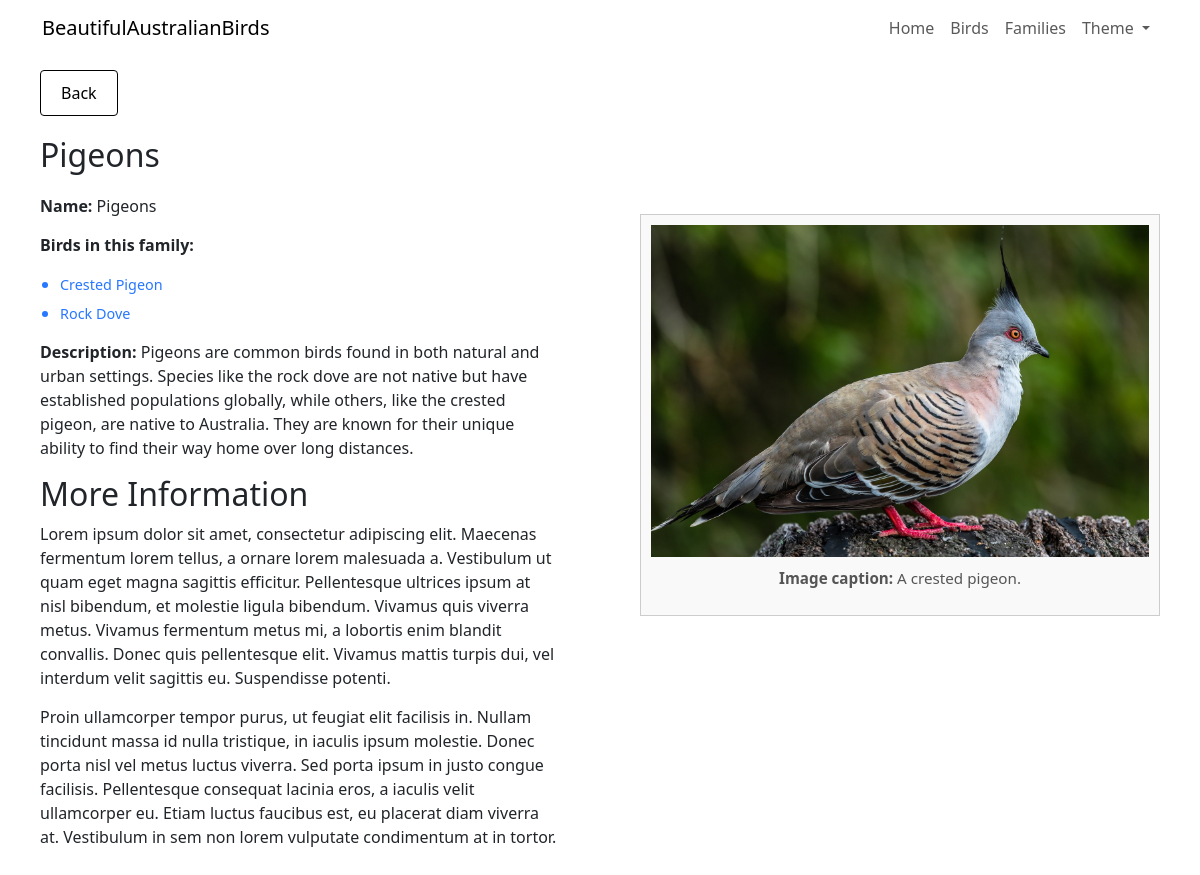
Screenshot of /moreInfo/families?family-ID=3 with the database file from the repository.
### tables this page shows
CREATE TABLE Families (
    family_ID INTEGER PRIMARY KEY AUTOINCREMENT,
    name TEXT NOT NULL,
    description TEXT NOT NULL,
    image_ID INTEGER NOT NULL,
    FOREIGN KEY (image_ID) REFERENCES Images(image_ID) 
);

CREATE TABLE Birds (
    bird_ID INTEGER PRIMARY KEY AUTOINCREMENT,
    name TEXT NOT NULL,
    scientific_name TEXT NOT NULL,
    family_ID INTEGER NOT NULL,
    size INTEGER NOT NULL,
    description TEXT NOT NULL,
    image_ID INTEGER NOT NULL,
    FOREIGN KEY (family_ID) REFERENCES Families(family_ID),
    FOREIGN KEY (image_ID) REFERENCES Images(image_ID) 
);

CREATE TABLE Images (
    image_ID INTEGER PRIMARY KEY AUTOINCREMENT,
    file_name TEXT NOT NULL,
    alt_text TEXT NOT NULL,
    caption TEXT NOT NULL
);

### main.py (the view)
@app.route("/moreInfo/families", methods=["GET"])
def moreInfoFamilies():
    family_ID = request.args.get('family-ID')
    familyInfo = db.getFamilyInfo(family_ID)
    return render_template("moreInfoFamilies.html", familyInfo=familyInfo)

### templates/moreInfoFamilies.html (shortened to what this page needs)
<!DOCTYPE html>
<html lang="en" class="no-theme-transition">
  <head>
    <link rel="stylesheet" href="{{ url_for('static', filename='styles.css') }}">
    <link rel="stylesheet" href="https://cdn.jsdelivr.net/npm/bootstrap@5.3.3/dist/css/bootstrap.min.css">
  </head>
  <body>
    <header class="fixed-top bg-white">
      <nav class="navbar navbar-expand-lg navbar-light">
        <div class="container">
            <a class="navbar-brand" href="/">BeautifulAustralianBirds</a>
            <div class="collapse navbar-collapse" id="mainNav">
                <ul class="navbar-nav ms-auto">
                  <li class="nav-item"><a class="nav-link" href="/">Home</a></li>
                  <li class="nav-item"><a class="nav-link" href="/#birds">Birds</a></li>
                  <li class="nav-item"><a class="nav-link" href="/#families">Families</a></li>
                  <li class="nav-item dropdown" id="themeDropdown">
                      <a class="nav-link dropdown-toggle" href="javascript:void(0)" id="themeDropdownLink"
                        role="button" data-bs-toggle="dropdown" aria-expanded="false">
                        Theme
                      </a>
                  </li>
                </ul>
            </div>
        </div>
      </nav>
    </header>
    <div class="left-column">
      <button class="back-button" id="backButton">Back</button>
      <h1>{{familyInfo["family_name"]}}</h1>
      <p><b>Name:</b> {{familyInfo["family_name"]}}</p>
      <p><b>Birds in this family:</b></p>
      <ul>
        {% for bird in familyInfo["birds_in_family"] %}
        <li style="color: #2777ff !important;"><a style="color: #2777ff !important;" href="/moreInfo/birds?bird-ID={{bird['bird_ID']}}">{{bird["bird_name"]}}</a></li>
        {% endfor %}
      </ul>
      <p><b>Description:</b> {{familyInfo["family_description"]}}</p>
      <div class="lorem">
          <h2>More Information</h2>
          <p>Lorem ipsum dolor sit amet, consectetur adipiscing elit. Maecenas fermentum lorem tellus, a ornare lorem malesuada a. Vestibulum ut quam eget magna sagittis efficitur. Pellentesque ultrices ipsum at nisl bibendum, et molestie ligula bibendum. Vivamus quis viverra metus. Vivamus fermentum metus mi, a lobortis enim blandit convallis. Donec quis pellentesque elit. Vivamus mattis turpis dui, vel interdum velit sagittis eu. Suspendisse potenti.</p>
          <p>Proin ullamcorper tempor purus, ut feugiat elit facilisis in. Nullam tincidunt massa id nulla tristique, in iaculis ipsum molestie. Donec porta nisl vel metus luctus viverra. Sed porta ipsum in justo congue facilisis. Pellentesque consequat lacinia eros, a iaculis velit ullamcorper eu. Etiam luctus faucibus est, eu placerat diam viverra at. Vestibulum in sem non lorem vulputate condimentum at in tortor.</p>
      </div>
    </div>
    <div class="right-column">
        <div class="image-box">
            <img
              id="focusImage"
              class="zoomable"
              alt="{{familyInfo['image_alt_text']}}"
              src="{{ url_for('static', filename='assets/images/' + familyInfo['image_file_name'])}}"
            >
            <p class="image-caption"><b>Image caption:</b> {{familyInfo["image_caption"]}}</p>
        </div>
    </div>
  </body>
</html>

### static/styles.css (style rules this page uses)
html { scroll-behavior: smooth; }
body { background-color: white; color: black; font-family: Arial, sans-serif; padding-top: 30px; }
nav { background-color: transparent; }
html, body, .navbar, .card, .main, .section, .families, .birds, .hero, select, .image-box { transition: background-color 1s ease; }
.left-column { width: 50%; padding: 40px; box-sizing: border-box; overflow-y: auto; align-self: flex-start; }
.left-column a { text-decoration: none; font-size: 0.9rem; }
.left-column h1 { font-size: 2rem; margin-bottom: 20px; }
.left-column p { line-height: 1.5; margin-bottom: 15px; font-size: 1rem; }
.left-column p b { font-weight: 600; }
.left-column ul { list-style-type: disc; padding-left: 20px; margin-bottom: 15px; font-size: 1rem; }
.left-column ul li { margin-bottom: 5px; }
.right-column { width: 50%; box-sizing: border-box; padding: 40px; display: flex; align-items: center; justify-content: center; }
.image-box { border: 1px solid #ccc; padding: 10px; box-sizing: border-box; background-color: #f9f9f9; text-align: center; max-height: 80vh; display: flex; flex-direction: column; justify-content: space-between; }
.image-box img { max-width: 100%; height: auto; border: none; display: block; margin: 0 auto; }
.image-caption { margin-top: 10px; font-size: 0.95rem; color: #555; }
.back-button { display: inline-block; margin-bottom: 20px; padding: 10px 20px; text-decoration: none; color: #000 !important; border: 1px solid #000; background-color: #fff !important; border-radius: 4px; font-size: 1rem; transition: border 0.3s ease, color 0.3s ease; cursor: pointer; }
.zoomable { cursor: zoom-in; }

### templates/moreInfoFamilies.html (style rules this page uses)
body { display: flex; flex-direction: row; margin: 0; height: 100vh; }

### rows the page displays
Families: family_name "Pigeons", family_description "Pigeons are common birds found in both natural and urban settings. Species like the rock dove are not native but have established populations globally, while others, like the crested pigeon, are native to Australia. They are known for their unique ability to find their way home over long distances."
Birds: bird_name "Crested Pigeon"
Birds: bird_name "Rock Dove"
Images: file_name (picture), image_caption "A crested pigeon."
